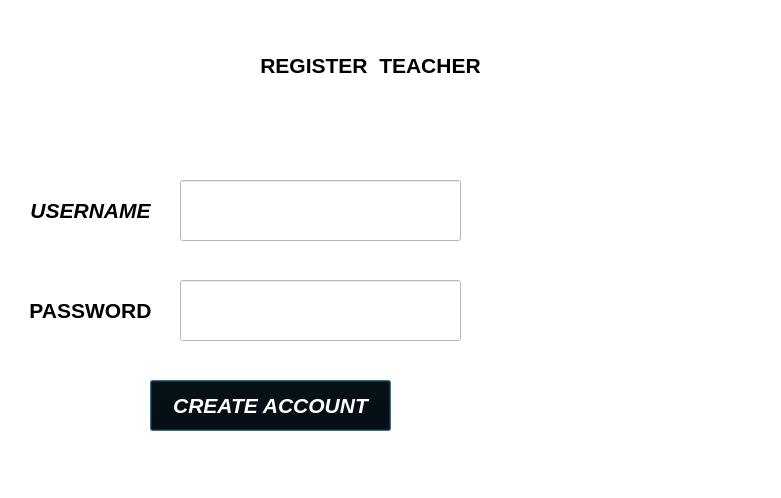
<?xml version="1.0" encoding="UTF-8"?>
<ui version="4.0">
 <class>TeacherRegister</class>
 <widget class="QDialog" name="TeacherRegister">
  <property name="geometry">
   <rect>
    <x>0</x>
    <y>0</y>
    <width>781</width>
    <height>498</height>
   </rect>
  </property>
  <property name="windowTitle">
   <string>Dialog</string>
  </property>
  <property name="styleSheet">
   <string notr="true">background-color: rgb(255,255, 255);
</string>
  </property>
  <widget class="QLineEdit" name="teacherpass">
   <property name="geometry">
    <rect>
     <x>180</x>
     <y>280</y>
     <width>281</width>
     <height>61</height>
    </rect>
   </property>
   <property name="echoMode">
    <enum>QLineEdit::Password</enum>
   </property>
  </widget>
  <widget class="QLineEdit" name="teacheruser">
   <property name="geometry">
    <rect>
     <x>180</x>
     <y>180</y>
     <width>281</width>
     <height>61</height>
    </rect>
   </property>
  </widget>
  <widget class="QLabel" name="label_3">
   <property name="geometry">
    <rect>
     <x>200</x>
     <y>40</y>
     <width>341</width>
     <height>51</height>
    </rect>
   </property>
   <property name="font">
    <font>
     <family>Arial</family>
     <pointsize>16</pointsize>
     <bold>true</bold>
    </font>
   </property>
   <property name="styleSheet">
    <string notr="true">background-color: rgb(255, 255, 255,0);</string>
   </property>
   <property name="text">
    <string>REGISTER  TEACHER</string>
   </property>
   <property name="alignment">
    <set>Qt::AlignCenter</set>
   </property>
  </widget>
  <widget class="QLabel" name="label_2">
   <property name="geometry">
    <rect>
     <x>20</x>
     <y>280</y>
     <width>141</width>
     <height>61</height>
    </rect>
   </property>
   <property name="font">
    <font>
     <family>Arial</family>
     <pointsize>16</pointsize>
     <italic>false</italic>
     <bold>true</bold>
     <underline>false</underline>
    </font>
   </property>
   <property name="styleSheet">
    <string notr="true">background-color: rgb(255, 255, 255,0);</string>
   </property>
   <property name="text">
    <string>PASSWORD</string>
   </property>
   <property name="alignment">
    <set>Qt::AlignCenter</set>
   </property>
  </widget>
  <widget class="QLabel" name="label_4">
   <property name="geometry">
    <rect>
     <x>20</x>
     <y>180</y>
     <width>141</width>
     <height>61</height>
    </rect>
   </property>
   <property name="font">
    <font>
     <family>Arial</family>
     <pointsize>16</pointsize>
     <italic>true</italic>
     <bold>true</bold>
     <underline>false</underline>
    </font>
   </property>
   <property name="styleSheet">
    <string notr="true">background-color: rgb(255, 255, 255,0);</string>
   </property>
   <property name="text">
    <string>USERNAME</string>
   </property>
   <property name="alignment">
    <set>Qt::AlignCenter</set>
   </property>
  </widget>
  <widget class="QPushButton" name="Createteacheracc">
   <property name="geometry">
    <rect>
     <x>150</x>
     <y>380</y>
     <width>241</width>
     <height>51</height>
    </rect>
   </property>
   <property name="font">
    <font>
     <pointsize>16</pointsize>
     <italic>true</italic>
     <bold>true</bold>
     <underline>false</underline>
    </font>
   </property>
   <property name="styleSheet">
    <string notr="true">background-color: rgb(0, 0, 0);
color: rgb(255,255, 255);
</string>
   </property>
   <property name="text">
    <string>CREATE ACCOUNT</string>
   </property>
  </widget>
 </widget>
 <resources/>
 <connections/>
</ui>
